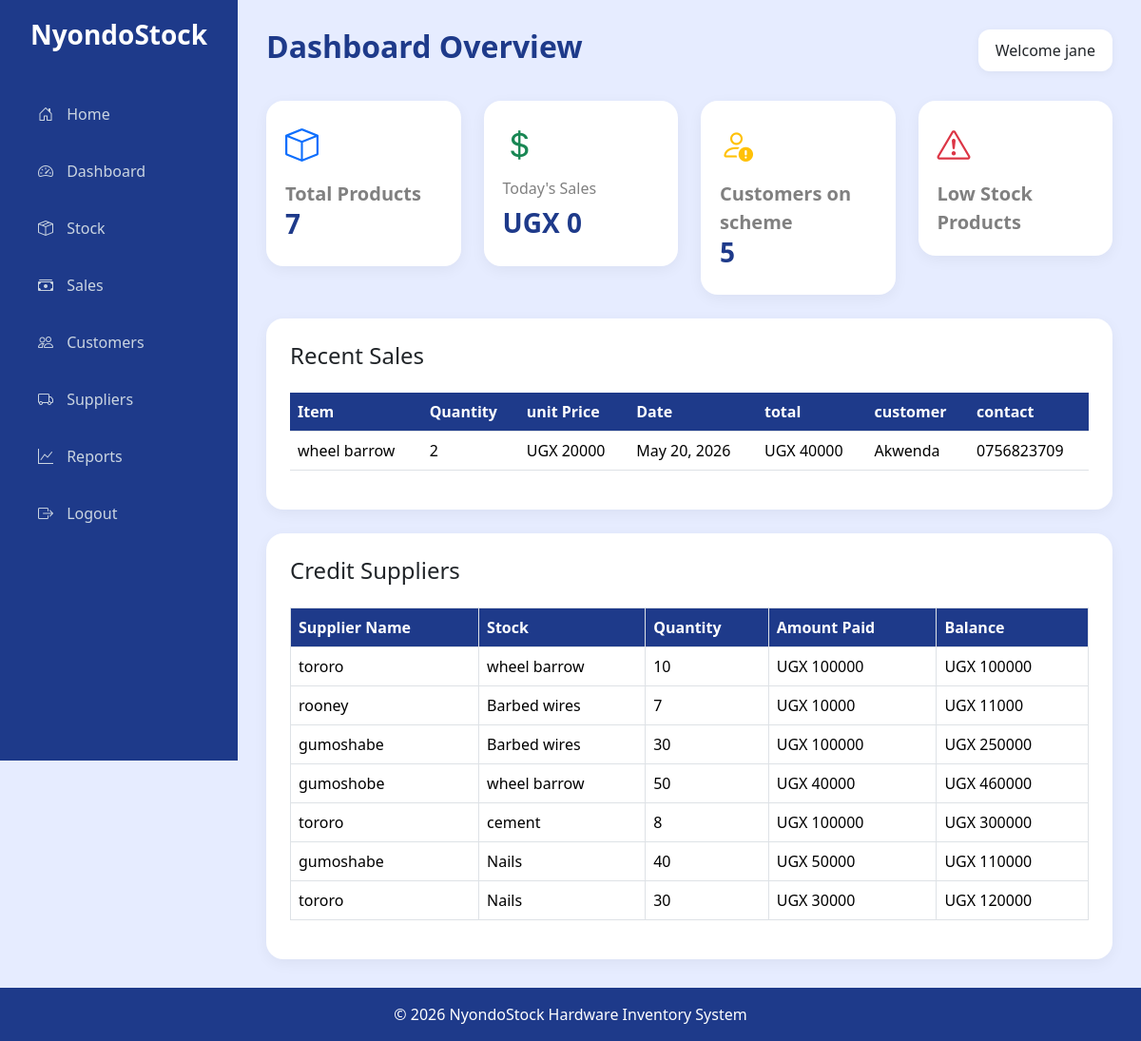
The app's page /dashboard/ (signed in), older data.
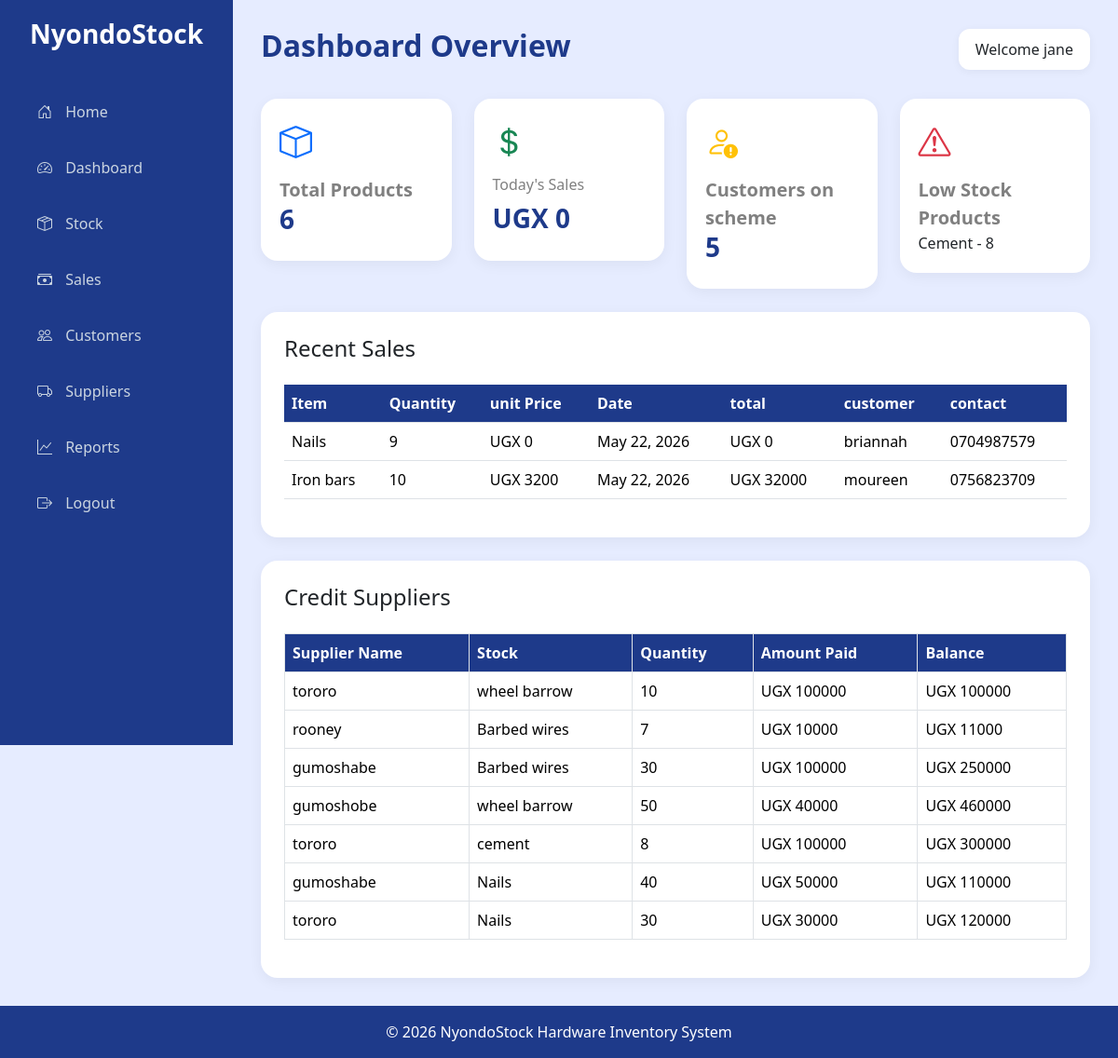
The same page, newer data.
### mugeniapp/models.py (models this page shows, shortened)
class Sales(models.Model):
    name = models.ForeignKey(Stock, on_delete=models.CASCADE)
    quantity = models.PositiveIntegerField(default=0)
    unit_price = models.PositiveIntegerField()
    date = models.DateField()
    total_price = models.PositiveIntegerField(default=0)
    customer_name = models.CharField(max_length=100)
    customer_contact = models.CharField(max_length=100)
    distance = models.FloatField(default=0)
    transport_fee = models.PositiveIntegerField(default=0)
    grand_total = models.PositiveIntegerField(default=0)

class Stock(models.Model):
    name = models.CharField(max_length=100, unique=True)
    category = models.CharField(max_length=100)
    quantity = models.PositiveIntegerField(default=0)
    supplier = models.CharField(max_length=100, null=True)
    cost_price = models.PositiveIntegerField(default=0)
    selling_price = models.PositiveIntegerField(default=0)
    date = models.DateField()
    def __str__(self):
     return self.name

class Supplier(models.Model):
    product_name = models.CharField(max_length=100, default="0")
    supplier_name = models.CharField(max_length=100)
    supplier_contact = models.CharField(
    max_length=20,
    null=True,
    blank=True
)
    quantity = models.PositiveIntegerField(default=0)
    cost_price = models.PositiveIntegerField(default=0)
    total_cost = models.PositiveIntegerField(default=0 , blank=True, null=True)
    date = models.DateField()
    method_of_payment = models.CharField(max_length=50, default="Credit")
    amount_paid = models.IntegerField(default=0)
    balance = models.IntegerField(default=0, blank=True, null=True)

### mugeniapp/views.py (the view)
# urls.py: path('dashboard/', views.dashboard, name='dashboard'),
@login_required
def dashboard(request):
    total_products = Stock.objects.count()
    today = now().date()
    today_sales_qs = Sales.objects.filter(date=today)
    total_sales_amount = today_sales_qs.aggregate(
        total=Sum('total_price')
    )['total'] or 0
    scheme_customers = Customer.objects.count()
    credit_suppliers = Supplier.objects.all()
    recent_sales = Sales.objects.order_by('-id')[:5]
    low_stock_products = Stock.objects.filter(quantity__lte=10)
    context = {
        'total_products': total_products,
        'today_sales_amount': total_sales_amount,
        'scheme_customers': scheme_customers,
        'credit_suppliers': credit_suppliers,
        'recent_sales': recent_sales,
        'low_stock_products': low_stock_products,
    }
    return render(request, 'dashboard.html', context)

### mugeniapp/templates/dashboard.html (shortened to what the changed rows need)
<!DOCTYPE html>
<html lang="en">
<head>
    <link href="https://cdn.jsdelivr.net/npm/bootstrap@5.3.8/dist/css/bootstrap.min.css" rel="stylesheet">
    <link rel="stylesheet"
    href="https://cdn.jsdelivr.net/npm/bootstrap-icons@1.11.3/font/bootstrap-icons.min.css">
</head>
<body>
    <div class="main-content">
        <div class="topbar">
            <h2>Dashboard Overview</h2>
        </div>
        <div class="row g-4">
            <div class="col-md-3">
                <div class="dashboard-card">
                    <div class="card-icon text-primary">
                        <i class="bi bi-box"></i>
                    </div>
 <li style="list-style: none;"><a href="{% url 'add' %}" style="font-size: 20px; color: grey; font-weight: bold; text-decoration: none;">Total Products</a></li>
                    <h3>{{ total_products }}</h3>
                </div>
            </div>
            <div class="col-md-3">
                <div class="dashboard-card">
                    <div class="card-icon text-danger">
                    </div>
                      <li style="list-style: none;"><a href="{% url 'add' %}" style="font-size: 20px; color: grey; font-weight: bold; text-decoration: none;">Low Stock Products</a></li>
{% for item in low_stock_products %}
    {{ item.name }} - {{ item.quantity }}
{% endfor %}
                </div>
            </div>
        </div>
        <div class="table-box">
            <table class="table table-hover align-middle">
                <thead>
                    <tr>
                        <th>Item</th>
                        <th>Quantity</th>
                        <th>unit Price</th>
                        <th>Date</th>
                        <th>total</th>
                        <th>customer</th>
                        <th>contact</th>
                    </tr>
                </thead>
                <tbody>
                    {% for sale in recent_sales %}
                    <tr>
                    <td>{{ sale.name }}</td>
                        <td>{{ sale.quantity }}</td>
                        <td>UGX {{ sale.unit_price }}</td>
         <td>{{ sale.date }}</td>
                        <td>UGX {{ sale.total_price }}</td>
                        <td>{{ sale.customer_name }}</td>
                        <td>{{ sale.customer_contact }}</td>
                    </tr>
                    {% endfor %}
                </tbody>
            </table>
        </div>
<div class="table-box">
    <table class="table table-bordered align-middle">
        <thead>
            <tr>
                <th>Supplier Name</th>
                <th>Stock</th>
                <th>Quantity</th>
                <th>Amount Paid</th>
                <th>Balance</th>
            </tr>
        </thead>
        <tbody>
            {% for supplier in credit_suppliers %}
            <tr>
                <td>{{ supplier.supplier_name }}</td>
                <td>{{ supplier.product_name }}</td>
                <td>{{ supplier.quantity }}</td>
                <td>UGX {{ supplier.amount_paid }}</td>
                <td>UGX {{ supplier.balance }}</td>
            </tr>
            {% endfor %}
        </tbody>
    </table>
</div>
    </div>
</body>
</html>

Row changes from the older to the newer data that the page shows:
removed Sales: name "wheel barrow", quantity "2", unit_price "20000", date "May 20, 2026", total_price "40000", customer_name "Akwenda", customer_contact "0756823709"
now on this page (row edited): Stock: name "Cement", quantity "8"
added Sales: name "Nails", quantity "9", unit_price "0", date "May 22, 2026", total_price "0", customer_name "briannah", customer_contact "0704987579"
added Sales: name "Iron bars", quantity "10", unit_price "3200", date "May 22, 2026", total_price "32000", customer_name "moureen", customer_contact "0756823709"
Text that changed along with them:
{{ total_products }}: "7" → "6"
